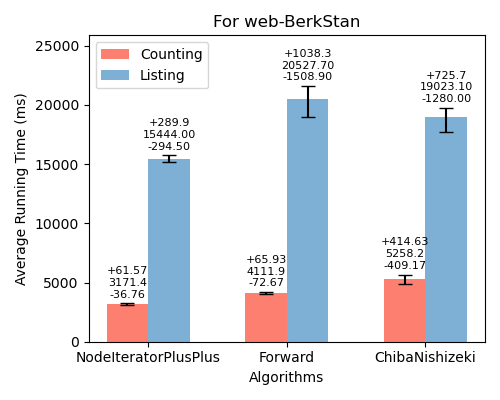

Python code for this plot:
import os
import matplotlib.pyplot as plt

counting_times = [3171.38, 4111.9, 5258.2]
listing_times = [15444, 20527.7, 19023.1]
counting_min = [3134.62, 4039.23, 4849.03]
counting_max = [3232.95, 4177.83, 5672.83]
listing_min = [15149.5, 19018.8, 17743.1]
listing_max = [15733.9, 21566, 19748.8]

inputs = ['NodeIteratorPlusPlus', 'Forward', 'ChibaNishizeki']

bar_width = 0.30
index = range(len(inputs))

fig, ax = plt.subplots(figsize=(5, 4), dpi=100)

alg1_bars = ax.bar(index, counting_times, bar_width, color="#fd7f6f", label='Counting')

for i, (v, vmin, vmax) in enumerate(zip(counting_times, counting_min, counting_max)):
    ax.errorbar(i, v, yerr=[[v - vmin], [vmax - v]], fmt='', color='black', markersize=5, capsize=5)

alg2_bars = ax.bar([i + bar_width for i in index], listing_times, bar_width, color="#7eb0d5", label='Listing')

for i, (v, vmin, vmax) in enumerate(zip(listing_times, listing_min, listing_max)):
    ax.errorbar(i + bar_width, v, yerr=[[v - vmin], [vmax - v]], fmt='', color='black', markersize=5, capsize=5)

ax.set_ylabel('Average Running Time (ms)')
ax.set_xlabel('Algorithms')
ax.set_xticks([i + bar_width / 2 for i in index])
ax.set_xticklabels(inputs)
#set legend to the upper left
ax.legend(loc='upper left')

for i, (v, vmin, vmax) in enumerate(zip(counting_times, counting_min, counting_max)):
    ax.text(i, vmax + 500, f'+{vmax-v:.2f}\n{v:.1f}\n-{v-vmin:.2f}', ha='center', fontsize=8)
for i, (v, vmin, vmax) in enumerate(zip(listing_times, listing_min, listing_max)):
    ax.text(i + bar_width, vmax + 500, f'+{vmax-v:.1f}\n{v:.2f}\n-{v-vmin:.2f}', ha='center', fontsize=8)

ax.set_ylim(top=max(counting_max + listing_max) * 1.2)

plt.title('For web-BerkStan')
plt.tight_layout()

script_dir = os.path.dirname(os.path.abspath(__file__))
plt.savefig(os.path.join(script_dir, 'triangle_web-BerkStan.png'))

plt.show()
